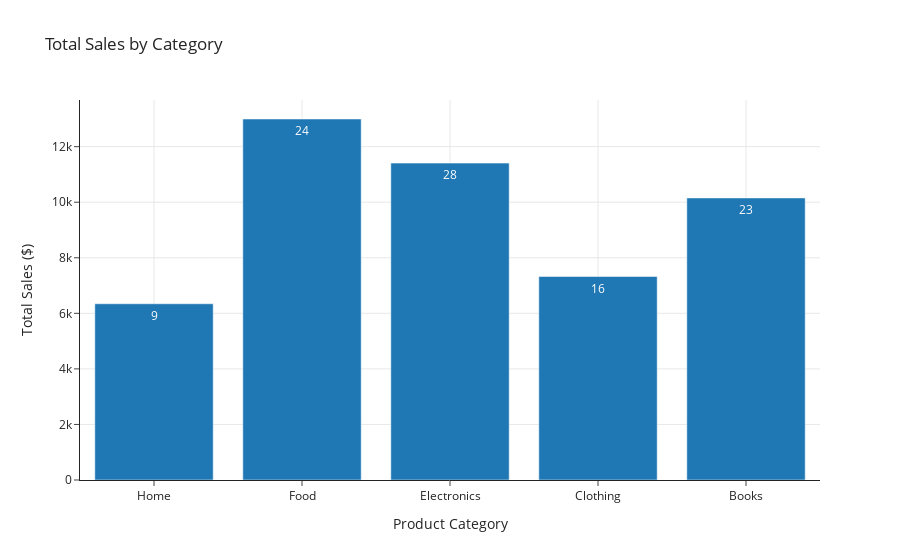

This figure's notebook cell:
### Markdown cell above
<div class="result" markdown>

--8<-- "docs/guides/querying-data/images/pt2_total_sales_by_category_sql.html"

</div>

### PySpark

### Code cell
fig: go.Figure = px.bar(
    data_frame=category_sales_ps.toPandas(),
    x="category",
    y="Total Sales",
    title="Total Sales by Category",
    text="Transaction Count",
    labels={"Total Sales": "Total Sales ($)", "category": "Product Category"},
)
fig.write_html("images/pt2_total_sales_by_category_ps.html", include_plotlyjs="cdn", full_html=True)
fig.show()

### Figure 1 — Plotly figure (JSON) as saved in the notebook; plotly's stock layout.template omitted (floating-point values rounded to 4 significant figures)
{"data": [{"hovertemplate": "Product Category=%{x}<br>Total Sales ($)=%{y}<br>Transaction Count=%{text}<extra></extra>", "legendgroup": "", "marker": {"color": "#1F77B4", "pattern": {"shape": ""}}, "name": "", "orientation": "v", "showlegend": false, "text": [9.0, 24.0, 28.0, 16.0, 23.0], "textposition": "auto", "type": "bar", "x": ["Home", "Food", "Electronics", "Clothing", "Books"], "xaxis": "x", "y": [6344.0, 13000.0, 11410.0, 7325.0, 10150.0], "yaxis": "y"}], "layout": {"barmode": "relative", "legend": {"tracegroupgap": 0}, "title": {"text": "Total Sales by Category"}, "xaxis": {"anchor": "y", "domain": [0, 1], "title": {"text": "Product Category"}}, "yaxis": {"anchor": "x", "domain": [0, 1], "title": {"text": "Total Sales ($)"}}}}
